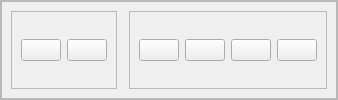
     <widget class="QFrame" name="header_frame">
      <property name="frameShape">
       <enum>QFrame::StyledPanel</enum>
      </property>
      <property name="frameShadow">
       <enum>QFrame::Raised</enum>
      </property>
      <layout class="QVBoxLayout" name="verticalLayout_3">
       <property name="spacing">
        <number>0</number>
       </property>
       <property name="leftMargin">
        <number>0</number>
       </property>
       <property name="topMargin">
        <number>0</number>
       </property>
       <property name="rightMargin">
        <number>0</number>
       </property>
       <property name="bottomMargin">
        <number>0</number>
       </property>
       <item>
        <widget class="QFrame" name="frame_5">
         <property name="frameShape">
          <enum>QFrame::StyledPanel</enum>
         </property>
         <property name="frameShadow">
          <enum>QFrame::Raised</enum>
         </property>
         <layout class="QHBoxLayout" name="horizontalLayout">
          <item alignment="Qt::AlignLeft">
           <widget class="QFrame" name="frame_6">
            <property name="frameShape">
             <enum>QFrame::StyledPanel</enum>
            </property>
            <property name="frameShadow">
             <enum>QFrame::Raised</enum>
            </property>
            <layout class="QHBoxLayout" name="horizontalLayout_2">
             <item>
              <widget class="QPushButton" name="pushButton_2">
               <property name="text">
                <string/>
               </property>
               <property name="icon">
                <iconset resource="resource.qrc">
                 <normaloff>:/icons/icon/arrow-left-circle.svg</normaloff>:/icons/icon/arrow-left-circle.svg</iconset>
               </property>
               <property name="iconSize">
                <size>
                 <width>22</width>
                 <height>22</height>
                </size>
               </property>
              </widget>
             </item>
             <item>
              <widget class="QPushButton" name="pushButton_3">
               <property name="text">
                <string/>
               </property>
               <property name="icon">
                <iconset resource="resource.qrc">
                 <normaloff>:/icons/icon/arrow-right-circle.svg</normaloff>:/icons/icon/arrow-right-circle.svg</iconset>
               </property>
               <property name="iconSize">
                <size>
                 <width>22</width>
                 <height>22</height>
                </size>
               </property>
              </widget>
             </item>
            </layout>
           </widget>
          </item>
          <item>
           <widget class="QFrame" name="frame_7">
            <property name="frameShape">
             <enum>QFrame::StyledPanel</enum>
            </property>
            <property name="frameShadow">
             <enum>QFrame::Raised</enum>
            </property>
            <widget class="QLabel" name="label_2">
             <property name="geometry">
              <rect>
               <x>-70</x>
               <y>0</y>
               <width>551</width>
               <height>41</height>
              </rect>
             </property>
             <property name="font">
              <font>
               <pointsize>-1</pointsize>
              </font>
             </property>
             <property name="lineWidth">
              <number>3</number>
             </property>
             <property name="text">
              <string>&lt;html&gt;&lt;head/&gt;&lt;body&gt;&lt;p&gt;&lt;span style=&quot; font-size:18pt; font-weight:600; color:#09b09a;&quot;&gt;MyDistributionSystem&lt;/span&gt;&lt;/p&gt;&lt;/body&gt;&lt;/html&gt;</string>
             </property>
             <property name="alignment">
              <set>Qt::AlignCenter</set>
             </property>
             <property name="wordWrap">
              <bool>false</bool>
             </property>
            </widget>
           </widget>
          </item>
          <item alignment="Qt::AlignRight">
           <widget class="QFrame" name="frame_8">
            <property name="frameShape">
             <enum>QFrame::StyledPanel</enum>
            </property>
            <property name="frameShadow">
             <enum>QFrame::Raised</enum>
            </property>
            <layout class="QHBoxLayout" name="horizontalLayout_3">
             <item>
              <widget class="QPushButton" name="pushButton_6">
               <property name="text">
                <string/>
               </property>
               <property name="icon">
                <iconset resource="resource.qrc">
                 <normaloff>:/icons/icon/alert-circle.svg</normaloff>:/icons/icon/alert-circle.svg</iconset>
               </property>
               <property name="iconSize">
                <size>
                 <width>16</width>
                 <height>16</height>
                </size>
               </property>
              </widget>
             </item>
             <item>
              <widget class="QPushButton" name="pushButton_4">
               <property name="text">
                <string/>
               </property>
               <property name="icon">
                <iconset resource="resource.qrc">
                 <normaloff>:/icons/icon/minus-circle.svg</normaloff>:/icons/icon/minus-circle.svg</iconset>
               </property>
               <property name="iconSize">
                <size>
                 <width>22</width>
                 <height>22</height>
                </size>
               </property>
              </widget>
             </item>
             <item>
              <widget class="QPushButton" name="pushButton_13">
               <property name="text">
                <string/>
               </property>
               <property name="icon">
                <iconset>
                 <normaloff>E:/Telechargement/maximize.png</normaloff>E:/Telechargement/maximize.png</iconset>
               </property>
               <property name="iconSize">
                <size>
                 <width>24</width>
                 <height>24</height>
                </size>
               </property>
              </widget>
             </item>
             <item>
              <widget class="QPushButton" name="pushButton_5">
               <property name="text">
                <string/>
               </property>
               <property name="icon">
                <iconset resource="resource.qrc">
                 <normaloff>:/icons/icon/x-circle.svg</normaloff>:/icons/icon/x-circle.svg</iconset>
               </property>
               <property name="iconSize">
                <size>
                 <width>27</width>
                 <height>27</height>
                </size>
               </property>
              </widget>
             </item>
            </layout>
           </widget>
          </item>
         </layout>
        </widget>
       </item>
      </layout>
     </widget>
